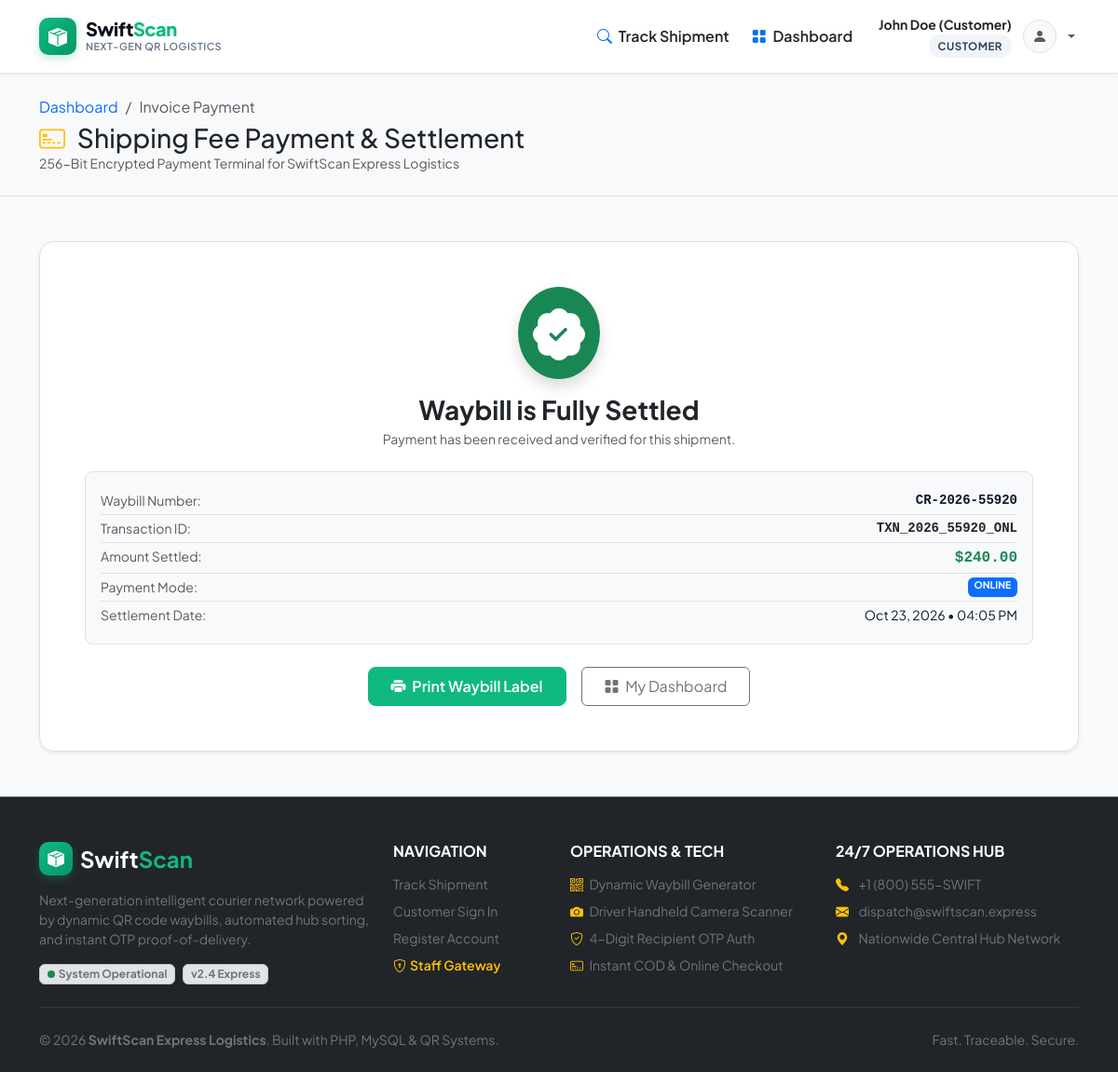
The page /customer/payment.php?parcel_id=4 (signed in) on the database its author committed.
### tables this page shows
CREATE TABLE `parcels` (
  `id` int(11) NOT NULL AUTO_INCREMENT,
  `tracking_number` varchar(50) NOT NULL,
  `sender_id` int(11) DEFAULT NULL,
  `sender_name` varchar(150) NOT NULL,
  `sender_phone` varchar(20) NOT NULL,
  `sender_address` text NOT NULL,
  `sender_city` varchar(100) NOT NULL,
  `sender_pincode` varchar(20) NOT NULL,
  `receiver_name` varchar(150) NOT NULL,
  `receiver_phone` varchar(20) NOT NULL,
  `receiver_address` text NOT NULL,
  `receiver_city` varchar(100) NOT NULL,
  `receiver_pincode` varchar(20) NOT NULL,
  `weight_kg` decimal(6,2) NOT NULL DEFAULT 1.00,
  `parcel_type` varchar(50) NOT NULL DEFAULT 'Standard Box',
  `shipping_cost` decimal(10,2) NOT NULL DEFAULT 45.00,
  `origin_hub_id` int(11) DEFAULT NULL,
  `destination_hub_id` int(11) DEFAULT NULL,
  `current_hub_id` int(11) DEFAULT NULL,
  `assigned_driver_id` int(11) DEFAULT NULL,
  `delivery_otp` varchar(6) NOT NULL DEFAULT '4821',
  `status` enum('booked','picked_up','in_transit','out_for_delivery','delivered','failed','returned') NOT NULL DEFAULT 'booked',
  `payment_status` enum('pending','paid') NOT NULL DEFAULT 'pending',
  `payment_method` enum('online','cod') NOT NULL DEFAULT 'online',
  `created_at` timestamp NOT NULL DEFAULT current_timestamp(),
  `delivered_at` timestamp NULL DEFAULT NULL,
  PRIMARY KEY (`id`),
  UNIQUE KEY `tracking_number` (`tracking_number`),
  KEY `fk_parcel_sender` (`sender_id`),
  KEY `fk_parcel_origin` (`origin_hub_id`),
  KEY `fk_parcel_dest` (`destination_hub_id`),
  KEY `fk_parcel_curr_hub` (`current_hub_id`),
  KEY `fk_parcel_driver` (`assigned_driver_id`),
  CONSTRAINT `fk_parcel_curr_hub` FOREIGN KEY (`current_hub_id`) REFERENCES `hubs` (`id`) ON DELETE SET NULL,
  CONSTRAINT `fk_parcel_dest` FOREIGN KEY (`destination_hub_id`) REFERENCES `hubs` (`id`) ON DELETE SET NULL,
  CONSTRAINT `fk_parcel_driver` FOREIGN KEY (`assigned_driver_id`) REFERENCES `users` (`id`) ON DELETE SET NULL,
  CONSTRAINT `fk_parcel_origin` FOREIGN KEY (`origin_hub_id`) REFERENCES `hubs` (`id`) ON DELETE SET NULL,
  CONSTRAINT `fk_parcel_sender` FOREIGN KEY (`sender_id`) REFERENCES `users` (`id`) ON DELETE SET NULL
);

CREATE TABLE `payments` (
  `id` int(11) NOT NULL AUTO_INCREMENT,
  `parcel_id` int(11) NOT NULL,
  `transaction_id` varchar(100) NOT NULL,
  `amount` decimal(10,2) NOT NULL,
  `payment_method` enum('online','cod') NOT NULL DEFAULT 'online',
  `payment_status` enum('pending','paid','failed') NOT NULL DEFAULT 'paid',
  `card_last4` varchar(4) DEFAULT NULL,
  `paid_at` timestamp NOT NULL DEFAULT current_timestamp(),
  PRIMARY KEY (`id`),
  UNIQUE KEY `transaction_id` (`transaction_id`),
  KEY `fk_payment_parcel` (`parcel_id`),
  CONSTRAINT `fk_payment_parcel` FOREIGN KEY (`parcel_id`) REFERENCES `parcels` (`id`) ON DELETE CASCADE
);

### customer/payment.php (the view, shortened to what this page needs)
<?php
require_once __DIR__ . '/../includes/header.php';
$parcelId = (int)($_GET['parcel_id'] ?? 0);
$code     = trim($_GET['code'] ?? '');
$pdo = getDB();
$sql = "
    SELECT p.*, oh.hub_name AS origin_hub, dh.hub_name AS dest_hub, pm.transaction_id, pm.paid_at, pm.card_last4
    FROM parcels p
    LEFT JOIN hubs oh ON p.origin_hub_id = oh.id
    LEFT JOIN hubs dh ON p.destination_hub_id = dh.id
    LEFT JOIN payments pm ON p.id = pm.parcel_id
    WHERE (p.id = :id OR UPPER(p.tracking_number) = UPPER(:code))
    LIMIT 1
";
$stmt = $pdo->prepare($sql);
$stmt->execute([':id' => $parcelId, ':code' => $code]);
$parcel = $stmt->fetch();
?>
<div class="py-4 bg-light border-bottom">
    <div class="container">
        <nav aria-label="breadcrumb">
            <ol class="breadcrumb small mb-1">
                <li class="breadcrumb-item"><a href="<?php echo BASE_URL; ?>customer/index.php" class="text-decoration-none">Dashboard</a></li>
                <li class="breadcrumb-item active" aria-current="page">Invoice Payment</li>
            </ol>
        </nav>
        <h3 class="fw-extrabold text-dark mb-0">
            <i class="bi bi-credit-card-2-front text-warning me-2"></i> Shipping Fee Payment & Settlement
        </h3>
        <p class="text-muted small mb-0">256-Bit Encrypted Payment Terminal for SwiftScan Express Logistics</p>
    </div>
</div>
<div class="container py-5">
    <?php if (!$parcel): ?>
        <div class="max-w-600 mx-auto text-center bg-white p-5 rounded-4 shadow-sm border">
            <i class="bi bi-exclamation-triangle-fill text-danger display-3 mb-3"></i>
            <h4 class="fw-bold">Consignment Not Found</h4>
            <p class="text-muted">The shipment invoice you are attempting to pay could not be located. Please check the ID or return to your dashboard.</p>
            <a href="<?php echo BASE_URL; ?>customer/index.php" class="btn btn-express px-4 py-2 mt-2">
                <i class="bi bi-arrow-left me-1"></i> Back to Dashboard
            </a>
        </div>
    <?php elseif ($parcel['payment_status'] === 'paid'): ?>
        <div class="max-w-600 mx-auto bg-white p-5 rounded-4 shadow-sm border text-center">
            <div class="d-inline-flex p-3 rounded-circle bg-success text-white mb-3 shadow">
                <i class="bi bi-patch-check-fill display-4"></i>
            </div>
            <h3 class="fw-bold text-dark mb-1">Waybill is Fully Settled</h3>
            <p class="text-muted small mb-4">Payment has been received and verified for this shipment.</p>
            <div class="p-3 bg-light rounded-3 border text-start small mb-4">
                <div class="d-flex justify-content-between py-1 border-bottom">
                    <span class="text-muted">Waybill Number:</span>
                    <span class="fw-bold font-monospace"><?php echo htmlspecialchars($parcel['tracking_number']); ?></span>
                </div>
                <div class="d-flex justify-content-between py-1 border-bottom">
                    <span class="text-muted">Transaction ID:</span>
                    <span class="fw-bold font-monospace text-dark"><?php echo htmlspecialchars($parcel['transaction_id'] ?? 'PREPAID'); ?></span>
                </div>
                <div class="d-flex justify-content-between py-1 border-bottom">
                    <span class="text-muted">Amount Settled:</span>
                    <span class="fw-bold font-monospace text-success fs-6">$<?php echo number_format((float)$parcel['shipping_cost'], 2); ?></span>
                </div>
                <div class="d-flex justify-content-between py-1 border-bottom">
                    <span class="text-muted">Payment Mode:</span>
                    <span class="badge bg-primary text-uppercase"><?php echo htmlspecialchars($parcel['payment_method']); ?></span>
                </div>
                <div class="d-flex justify-content-between py-1">
                    <span class="text-muted">Settlement Date:</span>
                    <span><?php echo $parcel['paid_at'] ? date('M d, Y • h:i A', strtotime($parcel['paid_at'])) : 'Verified'; ?></span>
                </div>
            </div>
            <div class="d-flex justify-content-center gap-3">
                <a href="<?php echo BASE_URL; ?>waybill_print.php?code=<?php echo urlencode($parcel['tracking_number']); ?>" target="_blank" class="btn btn-express px-4 py-2">
                    <i class="bi bi-printer-fill me-1"></i> Print Waybill Label
                </a>
                <a href="<?php echo BASE_URL; ?>customer/index.php" class="btn btn-outline-secondary px-4 py-2">
                    <i class="bi bi-grid-fill me-1"></i> My Dashboard
                </a>
            </div>
        </div>
    <?php endif; ?>
</div>
<?php require_once __DIR__ . '/../includes/footer.php'; ?>

### assets/css/style.css (style rules this page uses)
:root { --primary: #10b981; --primary-hover: #059669; --primary-light: #ecfdf5; --primary-glow: rgba(16, 185, 129, 0.25); --dark: #0b0f19; --dark-surface: #111827; --body-bg: #f8fafc; --card-bg: #ffffff; --text-main: #0f172a; --text-muted: #64748b; --border-color: #e2e8f0; --radius: 10px; --shadow-sm: 0 1px 3px rgba(0, 0, 0, 0.05); --shadow: 0 4px 6px -1px rgba(0, 0, 0, 0.07), 0 2px 4px -2px rgba(0, 0, 0, 0.05); --shadow-lg: 0 12px 28px -4px rgba(16, 185, 129, 0.2), 0 4px 6px -4px rgba(0, 0, 0, 0.08); }
body { font-family: 'Plus Jakarta Sans', -apple-system, BlinkMacSystemFont, "Segoe UI", Roboto, sans-serif; background-color: var(--body-bg); color: var(--text-main); min-height: 100vh; display: flex; flex-direction: column; }
.btn-express { background-color: var(--primary); border-color: var(--primary); color: #ffffff; font-weight: 600; padding: 8px 18px; border-radius: 8px; transition: all 0.15s ease-in-out; }

### rows shown on the page
parcels: tracking_number "CR-2026-55920", payments.transaction_id "TXN_2026_55920_ONL", shipping_cost "240.00", payment_method "ONLINE", payments.paid_at "Oct 23, 2026 • 04:05 PM"

### other values the page prints
$currentUser['full_name'] "John Doe (Customer)"
str_replace('_', ' ', $currentRole) "CUSTOMER"
